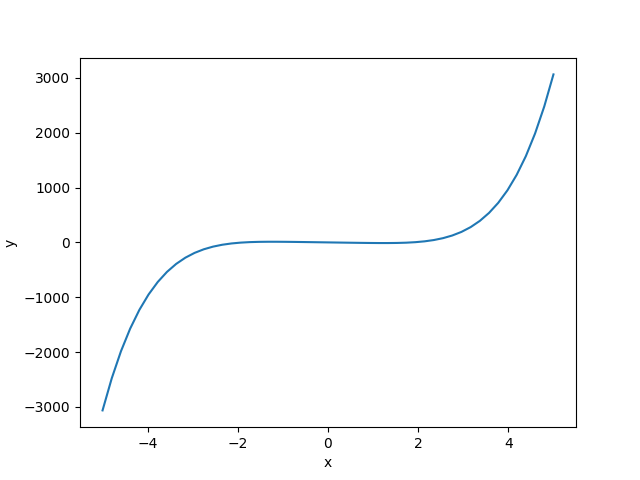

The Python source for this figure:
import matplotlib.pyplot as plt

import numpy as np

x = np.linspace(-5,5)
y = x**5 - 12*x

plt.xlabel("x")
plt.ylabel("y")
plt.plot(x,y)

plt.savefig('3-5-2.png')

